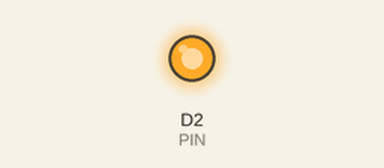
This sketch was run on a simulated ESP8266 (NodeMCU). On the bench: output pins drawn as LEDs (lit = HIGH). Random numbers use the default seed unless the sketch sets one.

Above: at 0.2 s.
At 34.8 s:
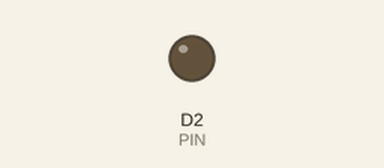
Timing chart, 0 to 40.0 s (numbered marks = the images above):
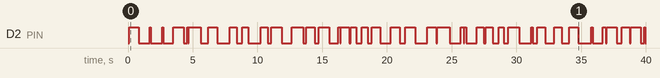

Measured:
- by itself, D2 (PIN): LOW → HIGH at 0.11 s, → LOW 0.72 s later, → HIGH 0.83 s later, → LOW 0.10 s later, … (78 changes in this stretch)

The sketch:

led.ino
```cpp
#include <ESP8266WiFi.h>

int PIN = D2; // GPIO4

int state = 0;

void setup() {
  Serial.begin(9600);
  pinMode(PIN, OUTPUT);
  digitalWrite(PIN, state);
  randomSeed(analogRead(D3));
}

void loop() {

  digitalWrite(PIN, state);
  state = !state;
  delay(random(10,1000));

}
```
